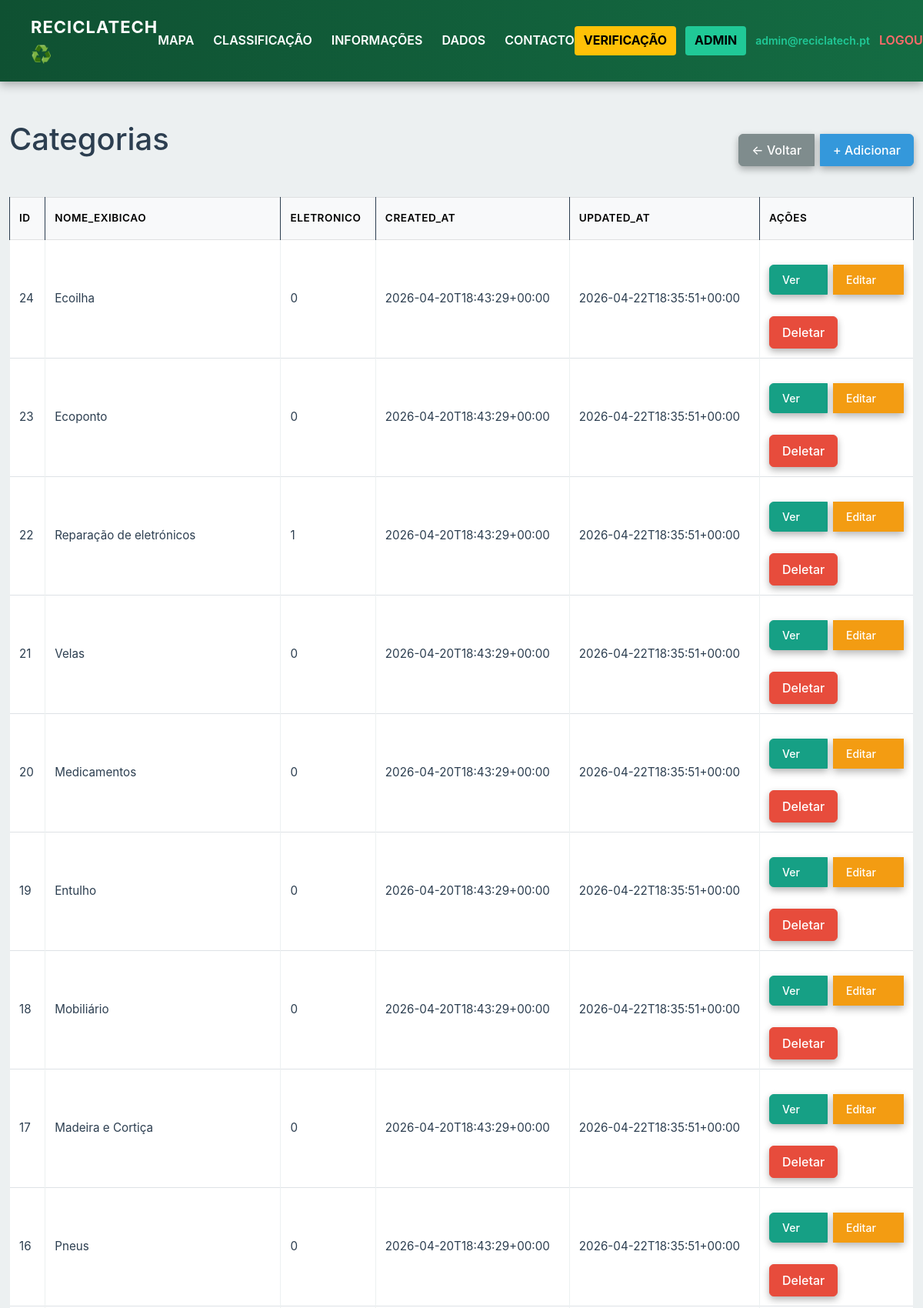
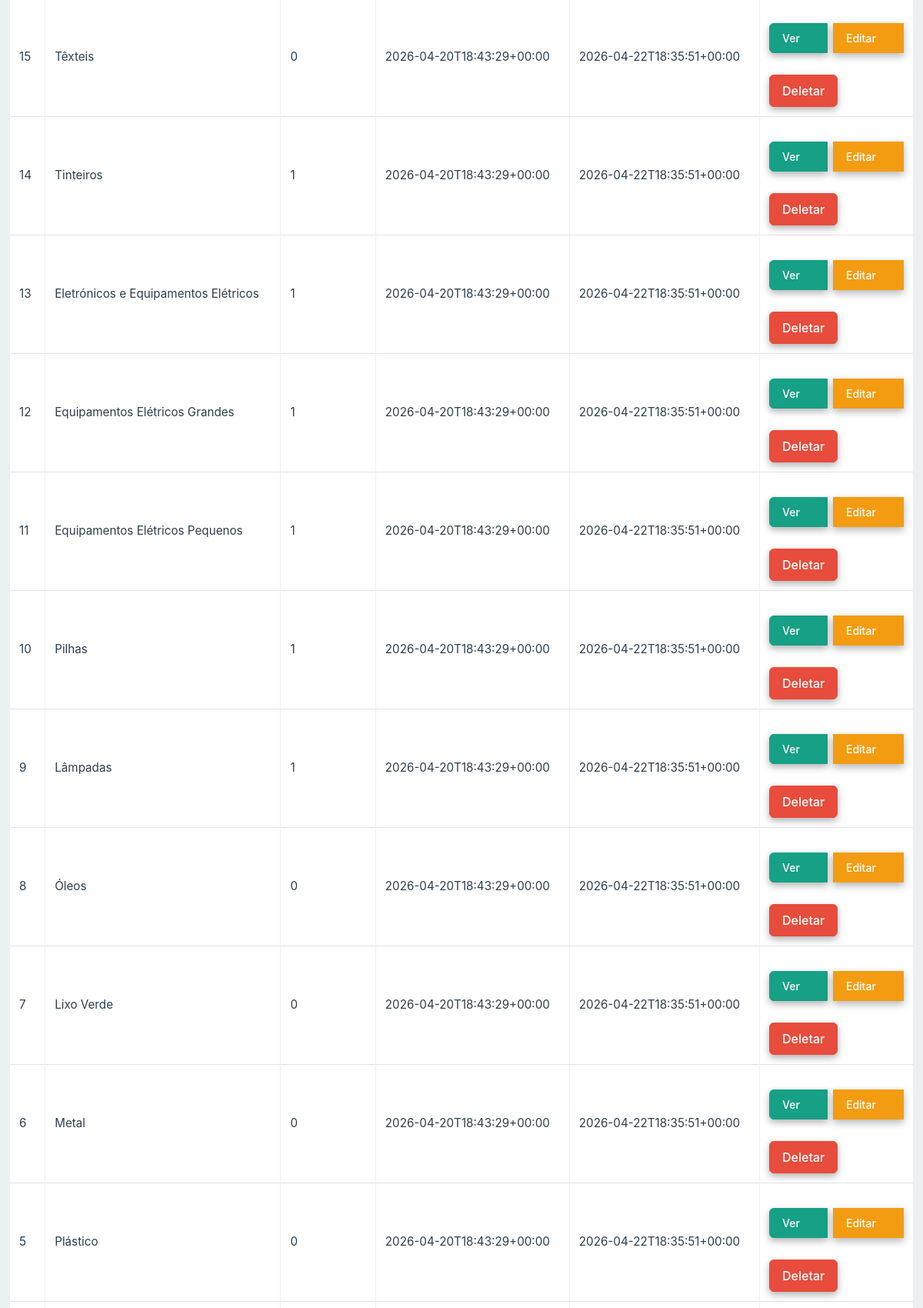
/admin/table/categorias (signed in, upper part), run on the app's committed database (2 pictures, top to bottom).
### tables this page shows
CREATE TABLE utilizadores (
                    id INTEGER PRIMARY KEY AUTOINCREMENT,
                    nome TEXT NOT NULL,
                    email TEXT UNIQUE NOT NULL,
                    password_hash TEXT NOT NULL,
                    tipo INTEGER NOT NULL DEFAULT 0 CHECK (tipo IN (0,1)),
                    receber_notificacoes INTEGER NOT NULL DEFAULT 1 CHECK (receber_notificacoes IN (0,1)),
                    email_verificado INTEGER NOT NULL DEFAULT 0,
                    data_registo DATETIME DEFAULT CURRENT_TIMESTAMP
                );

CREATE TABLE categorias (
                    id INTEGER PRIMARY KEY,
                    nome_exibicao TEXT NOT NULL DEFAULT '',
                    eletronico INTEGER NOT NULL DEFAULT 0,
                    created_at TEXT NOT NULL,
                    updated_at TEXT NOT NULL
                );

### routes/admin.py (the view)
@admin_route.route('/table/<table_name>', methods=['GET'])
@require_admin
def list_table(table_name):
    valid_tables = ['utilizadores', 'pontos', 'categorias', 'ponto_categorias']
    if table_name not in valid_tables:
        flash("Tabela inválida.", "danger")
        return redirect(url_for('admin.dashboard'))
    conn = conectar_db()
    cursor = conn.cursor()
    cursor.execute(f"PRAGMA table_info({table_name})")
    columns = cursor.fetchall()
    column_names = [col['name'] for col in columns]
    cursor.execute(f"PRAGMA table_info({table_name})")
    pk_column = None
    for col in cursor.fetchall():
        if col['pk'] != 0:  # pk=1 significa PRIMARY KEY
            if pk_column is None or col['pk'] < pk_column[1]:
                pk_column = (col['name'], col['pk'])
    if table_name == 'pontos':
        cursor.execute(f"SELECT * FROM {table_name} WHERE is_removed = 0 ORDER BY id DESC LIMIT 100")
    elif pk_column:
        cursor.execute(f"SELECT * FROM {table_name} ORDER BY {pk_column[0]} DESC LIMIT 100")
    else:
        cursor.execute(f"SELECT * FROM {table_name} LIMIT 100")
    rows = cursor.fetchall()
    conn.close()
    return render_template('admin/table_list.html',
                         table_name=table_name,
                         columns=column_names,
                         rows=rows,
                         pk_column=pk_column[0] if pk_column else 'id')

### routes/admin.py (called while the page is built)
def get_db_path():
    config = ServerConfig()
    return config.db_path

def conectar_db():
    conn = sqlite3.connect(get_db_path())
    conn.row_factory = sqlite3.Row
    conn.execute("PRAGMA foreign_keys = ON")
    return conn

def require_admin(f):
    @wraps(f)
    def decorated_function(*args, **kwargs):
        if 'user_id' not in session:
            flash("Você precisa estar autenticado.", "danger")
            return redirect(url_for('autenticar.login'))
        conn = conectar_db()
        cursor = conn.cursor()
        cursor.execute("SELECT tipo FROM utilizadores WHERE id = ?", (session['user_id'],))
        user = cursor.fetchone()
        conn.close()
        if not user or user['tipo'] != 1:
            flash("Acesso negado. Apenas administradores.", "danger")
            return redirect(url_for('home.home'))
        return f(*args, **kwargs)
    return decorated_function

### templates/admin/table_list.html (shortened to what this page needs)
{% extends "base.html" %}
{% block extra_css %}
<link rel="stylesheet" href="/css/admin.css">
{% endblock %}
{% block content %}
<div class="container-fluid mt-5">
    <div class="row mb-4">
        <div class="col-12">
            <div class="d-flex justify-content-between align-items-center mb-3">
                <div>
                    <h1>
                        {{ table_name | title | replace('_', ' ') }}
                    </h1>
                </div>
                <div class="btn-group" role="group">
                    <a href="{{ url_for('admin.dashboard') }}" class="btn btn-secondary">← Voltar</a>
                    <a href="{{ url_for('admin.add_record', table_name=table_name) }}" class="btn btn-primary">+ Adicionar</a>
                </div>
            </div>
        </div>
    </div>
    {% if rows %}
    <div class="table-responsive">
        <table class="table table-hover table-bordered">
            <thead class="table-light">
                <tr>
                    {% for col in columns %}
                        <th>{{ col | title }}</th>
                    {% endfor %}
                    <th style="width: 200px;">Ações</th>
                </tr>
            </thead>
            <tbody>
                {% for row in rows %}
                <tr>
                    {% for col in columns %}
                        <td>
                            {% if row[col] is none %}
                                <span class="text-muted">—</span>
                            {% elif col in ['data_criacao', 'data_registo'] %}
                                {{ row[col][:10] if row[col] else '—' }}
                            {% elif col == 'password_hash' %}
                                <code>••••••••</code>
                            {% elif col in ['latitude', 'longitude'] %}
                                {{ "%.4f"|format(row[col]) if row[col] else '—' }}
                            {% else %}
                                {{ row[col][:50] if (row[col] | string | length) > 50 else row[col] }}
                            {% endif %}
                        </td>
                    {% endfor %}
                    <td>
                        <div class="btn-group btn-group-sm" role="group">
                            <a href="{{ url_for('admin.view_record', table_name=table_name, record_id=row[pk_column]) }}"
                               class="btn btn-info" title="Ver">Ver</a>
                            <a href="{{ url_for('admin.edit_record', table_name=table_name, record_id=row[pk_column]) }}"
                               class="btn btn-warning" title="Editar">Editar</a>
                            <form method="POST" action="{{ url_for('admin.delete_record', table_name=table_name, record_id=row[pk_column]) }}"
                                  style="display:inline;" onsubmit="return confirm('Tem certeza que quer deletar este registro?');">
                                <button type="submit" class="btn btn-danger" title="Deletar">Deletar</button>
                            </form>
                        </div>
                    </td>
                </tr>
                {% endfor %}
            </tbody>
        </table>
    </div>
    {% else %}
    <div class="alert alert-info">
        <p>Nenhum registro encontrado. <a href="{{ url_for('admin.add_record', table_name=table_name) }}">Criar novo</a></p>
    </div>
    {% endif %}
</div>
{% endblock %}

### templates/base.html (shortened to what this page needs)
<!DOCTYPE html>
<html lang="pt">
<head>
    <link href="https://cdn.jsdelivr.net/npm/bootstrap@5.3.0/dist/css/bootstrap.min.css" rel="stylesheet">
    <link rel="stylesheet" href="/css/style.css">
    {% block extra_css %}{% endblock %}
</head>
<body>
    <header class="header">
        <a href="/" class="logo">RECICLATECH ♻️</a>
        <nav class="menu">
            <a href="/mapa/" {% if request.path == '/mapa/' or request.path == '/mapa' %}class="ativo"{% endif %}>MAPA</a>
            <a href="/classificacao" {% if request.path == '/classificacao' %}class="ativo"{% endif %}>CLASSIFICAÇÃO</a>
            <a href="/informacoes" {% if request.path == '/informacoes' %}class="ativo"{% endif %}>INFORMAÇÕES</a>
            <a href="/dados" {% if request.path == '/dados' %}class="ativo"{% endif %}>DADOS</a>
            <a href="/contacto" {% if request.path == '/contacto' %}class="ativo"{% endif %}>CONTACTO</a>
        </nav>
        <div class="auth" id="auth-area">
            {% if session.get('user_id') %}
                {% if session.get('email_pendente_verificacao') %}
                    <a href="/verificar-email" class="verificar">VERIFICAÇÃO</a>
                {% endif %}
                {% if session.get('usuario_tipo') == 1 or session.get('admin') %}
                    <a href="/admin/" class="admin" title="Painel de Admin">ADMIN</a>
                {% endif %}
                <span class="user-info">{{ session.get('user_email') or 'Utilizador' }}</span>
                <a href="/logout" class="logout">LOGOUT</a>
            {% else %}
                <a href="/login" class="login">Login</a>
                <a href="/registo" class="registar">Registar</a>
            {% endif %}
        </div>
    </header>
    {% block content %}{% endblock %}
</body>
</html>

### data on the page
utilizadores: email "admin@reciclatech.pt"
categorias: id "24" "Ecoilha" "0" "2026-04-20T18:43:29+00:00" "2026-04-22T18:35:51+00:00"
categorias: id "23" "Ecoponto" "0" "2026-04-20T18:43:29+00:00" "2026-04-22T18:35:51+00:00"
categorias: id "22" "Reparação de eletrónicos" "1" "2026-04-20T18:43:29+00:00" "2026-04-22T18:35:51+00:00"
categorias: id "21" "Velas" "0" "2026-04-20T18:43:29+00:00" "2026-04-22T18:35:51+00:00"
categorias: id "20" "Medicamentos" "0" "2026-04-20T18:43:29+00:00" "2026-04-22T18:35:51+00:00"
categorias: id "19" "Entulho" "0" "2026-04-20T18:43:29+00:00" "2026-04-22T18:35:51+00:00"
categorias: id "18" "Mobiliário" "0" "2026-04-20T18:43:29+00:00" "2026-04-22T18:35:51+00:00"
categorias: id "17" "Madeira e Cortiça" "0" "2026-04-20T18:43:29+00:00" "2026-04-22T18:35:51+00:00"
categorias: id "16" "Pneus" "0" "2026-04-20T18:43:29+00:00" "2026-04-22T18:35:51+00:00"
categorias: id "15" "Têxteis" "0" "2026-04-20T18:43:29+00:00" "2026-04-22T18:35:51+00:00"
categorias: id "14" "Tinteiros" "1" "2026-04-20T18:43:29+00:00" "2026-04-22T18:35:51+00:00"
categorias: id "13" "Eletrónicos e Equipamentos Elétricos" "1" "2026-04-20T18:43:29+00:00" "2026-04-22T18:35:51+00:00"
categorias: id "12" "Equipamentos Elétricos Grandes" "1" "2026-04-20T18:43:29+00:00" "2026-04-22T18:35:51+00:00"
categorias: id "11" "Equipamentos Elétricos Pequenos" "1" "2026-04-20T18:43:29+00:00" "2026-04-22T18:35:51+00:00"
categorias: id "10" "Pilhas" "1" "2026-04-20T18:43:29+00:00" "2026-04-22T18:35:51+00:00"
categorias: id "9" "Lâmpadas" "1" "2026-04-20T18:43:29+00:00" "2026-04-22T18:35:51+00:00"
categorias: id "8" "Óleos" "0" "2026-04-20T18:43:29+00:00" "2026-04-22T18:35:51+00:00"
categorias: id "7" "Lixo Verde" "0" "2026-04-20T18:43:29+00:00" "2026-04-22T18:35:51+00:00"
categorias: id "6" "Metal" "0" "2026-04-20T18:43:29+00:00" "2026-04-22T18:35:51+00:00"
categorias: id "5" "Plástico" "0" "2026-04-20T18:43:29+00:00" "2026-04-22T18:35:51+00:00"

### other printed values
{{ table_name | title | replace('_', ' ') }} "Categorias"
{{ col | title }} "ID" "NOME_EXIBICAO" "ELETRONICO" "CREATED_AT" "UPDATED_AT"
